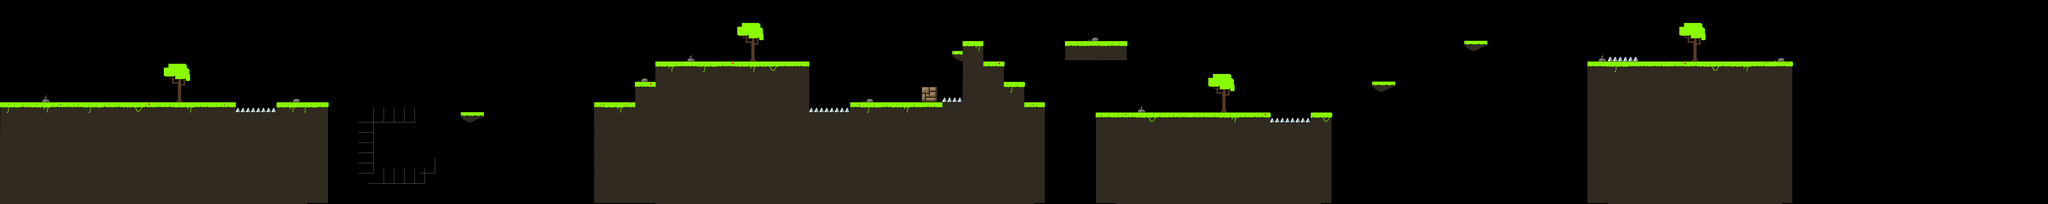

Tiled map render using the project's own tile images. Description and the map definition, with tile-layer contents summarised, below:
An orthogonal 200x20 tile map with 32x32 px tiles, 4 tile layers (Vines, Ground, Spikes, Tile Layer 4), 8 tilesets and 35 objects.

<map version="1.0" orientation="orthogonal" renderorder="right-down" width="200" height="20" tilewidth="32" tileheight="32" nextobjectid="134">
 <tileset firstgid="1" name="tile-duke-example" tilewidth="48" tileheight="48" margin="1">
  <image source="tile-duke-example.png" width="432" height="383" />
 </tileset>
 <tileset firstgid="57" name="map1" tilewidth="68" tileheight="65" spacing="4" margin="4">
  <image source="map1.png" trans="fffaf5" width="1008" height="72" />
 </tileset>
 <tileset firstgid="71" name="New Piskel (3) copy" tilewidth="40" tileheight="57" spacing="4" margin="4">
  <image source="New Piskel (3) copy.png" trans="fffaf5" width="184" height="61" />
 </tileset>
 <tileset firstgid="75" name="floatingplatform" tilewidth="72" tileheight="32">
  <image source="floatingplatform.png" trans="fffaf5" width="72" height="32" />
 </tileset>
 <tileset firstgid="76" name="vines1" tilewidth="64" tileheight="60" margin="8">
  <image source="vines1.png" trans="fffaf5" width="216" height="72" />
 </tileset>
 <tileset firstgid="79" name="New Piskel (2) copy" tilewidth="64" tileheight="64">
  <image source="New Piskel (2) copy.png" trans="fffaf5" width="128" height="64" />
 </tileset>
 <tileset firstgid="81" name="spike2" tilewidth="32" tileheight="16">
  <image source="spike2.png" trans="fffaf5" width="32" height="16" />
 </tileset>
 <tileset firstgid="82" name="tree1" tilewidth="82" tileheight="122">
  <image source="tree1.png" trans="fffaf5" width="82" height="122" />
 </tileset>
 <layer name="Vines" width="200" height="20">
  <data>[4000 cells, 29 non-empty, 7 distinct tile ids]</data>
 </layer>
 <layer name="Ground" width="200" height="20">
  <data>[4000 cells, 865 non-empty, 13 distinct tile ids]</data>
 </layer>
 <layer name="Spikes" width="200" height="20">
  <data>[4000 cells, 96 non-empty, 11 distinct tile ids]</data>
 </layer>
 <layer name="Tile Layer 4" width="200" height="20" opacity="0">
  <data>[4000 cells, 97 non-empty, 9 distinct tile ids]</data>
 </layer>
 <objectgroup name="SpikesObject">
  <object id="55" x="2528.49" y="352.266" width="126.12" height="31.3125" />
  <object id="56" x="2943.38" y="289.641" width="63.4948" height="29.5729" />
  <object id="57" x="737.584" y="353.136" width="123.51" height="30.4427" />
  <object id="58" x="3971.47" y="384.448" width="121.771" height="31.3125" />
  <object id="59" x="5024.79" y="159.172" width="94.8073" height="32.1823" />
 </objectgroup>
 <objectgroup name="GroundObject">
  <object id="10" x="1858.27" y="320.21" width="127.815" height="159.23" />
  <object id="11" x="1983.68" y="256.582" width="64.3921" height="222.858" />
  <object id="14" x="2047.24" y="192.853" width="482.115" height="285.533" />
  <object id="15" x="1440" y="346.457" width="73.3333" height="34.9956" />
  <object id="21" x="2529.94" y="352.941" width="127.239" height="126.101" />
  <object id="29" x="2657.19" y="321.856" width="351.665" height="158.017" />
  <object id="31" x="3008.98" y="128" width="65.0238" height="352" />
  <object id="34" x="3073.37" y="192" width="62.6287" height="286.667" />
  <object id="36" x="3136.23" y="256.799" width="64.9085" height="223.075" />
  <object id="37" x="3201.93" y="320" width="63.0921" height="159.873" />
  <object id="38" x="3328.34" y="128.077" width="192.217" height="63.2069" />
  <object id="39" x="3424.82" y="353.333" width="544.187" height="125.709" />
  <object id="45" x="4096.81" y="352.628" width="63.8478" height="125.55" />
  <object id="48" x="4960" y="193.964" width="641.333" height="286.785" />
  <object id="50" x="4289.33" y="251.01" width="73.3333" height="34.0353" />
  <object id="51" x="4577.75" y="123.378" width="71.5833" height="34.0353" />
  <object id="54" x="2881.8" y="273.333" width="43.564" height="47.3501" />
  <object id="62" x="2974.67" y="158.667" width="34.1852" height="30.6667" />
  <object id="67" x="3968.76" y="383.456" width="128.012" height="95.355" />
  <object id="102" x="1.89753" y="321.534" width="733.687" height="317.302" />
  <object id="104" x="865.303" y="319.419" width="160.63" height="317.729" />
  <object id="106" x="735.61" y="353.311" width="129.665" height="286.042" />
  <object id="121" x="1047.93" y="356.323" width="156.824" height="33.5826" />
  <object id="122" x="1971.16" y="321.787" width="29.8927" height="32.2373" />
  <object id="123" x="2036.22" y="257.312" width="21.6869" height="24.6175" />
  <object id="124" x="2517.54" y="353.092" width="154.036" height="32.661" />
  <object id="125" x="3001.28" y="160.215" width="12.3582" height="13.6823" />
  <object id="126" x="3061.31" y="191.994" width="23.8337" height="24.2751" />
  <object id="127" x="3123.98" y="258.64" width="21.1855" height="26.0405" />
  <object id="128" x="3188.86" y="321.755" width="24.7164" height="24.7164" />
 </objectgroup>
</map>
